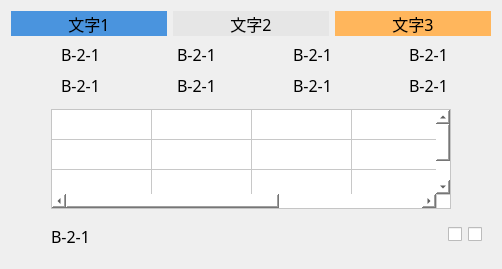
      <widget class="QWidget" name="verLayWidget23" native="true">
       <layout class="QVBoxLayout" name="verticalLayout_20">
        <item>
         <layout class="QHBoxLayout" name="horizontalLayout_160">
          <item>
           <widget class="QLabel" name="label_83">
            <property name="minimumSize">
             <size>
              <width>0</width>
              <height>25</height>
             </size>
            </property>
            <property name="maximumSize">
             <size>
              <width>16777215</width>
              <height>25</height>
             </size>
            </property>
            <property name="font">
             <font>
              <family>黑体</family>
              <pointsize>12</pointsize>
             </font>
            </property>
            <property name="autoFillBackground">
             <bool>false</bool>
            </property>
            <property name="styleSheet">
             <string notr="true">background-color: rgb(74, 148, 222);</string>
            </property>
            <property name="text">
             <string>文字1</string>
            </property>
            <property name="alignment">
             <set>Qt::AlignCenter</set>
            </property>
           </widget>
          </item>
          <item>
           <widget class="QLabel" name="label_84">
            <property name="minimumSize">
             <size>
              <width>0</width>
              <height>25</height>
             </size>
            </property>
            <property name="maximumSize">
             <size>
              <width>16777215</width>
              <height>25</height>
             </size>
            </property>
            <property name="font">
             <font>
              <family>黑体</family>
              <pointsize>12</pointsize>
             </font>
            </property>
            <property name="autoFillBackground">
             <bool>false</bool>
            </property>
            <property name="styleSheet">
             <string notr="true">background-color: rgb(230, 230, 230);</string>
            </property>
            <property name="text">
             <string>文字2</string>
            </property>
            <property name="alignment">
             <set>Qt::AlignCenter</set>
            </property>
           </widget>
          </item>
          <item>
           <widget class="QLabel" name="label_85">
            <property name="minimumSize">
             <size>
              <width>0</width>
              <height>25</height>
             </size>
            </property>
            <property name="maximumSize">
             <size>
              <width>16777215</width>
              <height>25</height>
             </size>
            </property>
            <property name="font">
             <font>
              <family>黑体</family>
              <pointsize>12</pointsize>
             </font>
            </property>
            <property name="autoFillBackground">
             <bool>false</bool>
            </property>
            <property name="styleSheet">
             <string notr="true">background-color: rgb(255, 182, 92);</string>
            </property>
            <property name="text">
             <string>文字3</string>
            </property>
            <property name="alignment">
             <set>Qt::AlignCenter</set>
            </property>
           </widget>
          </item>
         </layout>
        </item>
        <item>
         <layout class="QHBoxLayout" name="horizontalLayout_161">
          <item>
           <layout class="QHBoxLayout" name="horizontalLayout_162">
            <item>
             <widget class="QLabel" name="label_136">
              <property name="minimumSize">
               <size>
                <width>25</width>
                <height>25</height>
               </size>
              </property>
              <property name="maximumSize">
               <size>
                <width>25</width>
                <height>25</height>
               </size>
              </property>
              <property name="styleSheet">
               <string notr="true">border-image: url(:/img/false.png);</string>
              </property>
              <property name="text">
               <string/>
              </property>
             </widget>
            </item>
            <item>
             <widget class="QLabel" name="label1_110">
              <property name="minimumSize">
               <size>
                <width>60</width>
                <height>25</height>
               </size>
              </property>
              <property name="maximumSize">
               <size>
                <width>60</width>
                <height>25</height>
               </size>
              </property>
              <property name="font">
               <font>
                <family>黑体</family>
                <pointsize>12</pointsize>
               </font>
              </property>
              <property name="text">
               <string>B-2-1</string>
              </property>
             </widget>
            </item>
           </layout>
          </item>
          <item>
           <layout class="QHBoxLayout" name="horizontalLayout_163">
            <item>
             <widget class="QLabel" name="label_138">
              <property name="minimumSize">
               <size>
                <width>25</width>
                <height>25</height>
               </size>
              </property>
              <property name="maximumSize">
               <size>
                <width>25</width>
                <height>25</height>
               </size>
              </property>
              <property name="styleSheet">
               <string notr="true">border-image: url(:/img/false.png);</string>
              </property>
              <property name="text">
               <string/>
              </property>
             </widget>
            </item>
            <item>
             <widget class="QLabel" name="label1_111">
              <property name="minimumSize">
               <size>
                <width>60</width>
                <height>25</height>
               </size>
              </property>
              <property name="maximumSize">
               <size>
                <width>60</width>
                <height>25</height>
               </size>
              </property>
              <property name="font">
               <font>
                <family>黑体</family>
                <pointsize>12</pointsize>
               </font>
              </property>
              <property name="text">
               <string>B-2-1</string>
              </property>
             </widget>
            </item>
           </layout>
          </item>
          <item>
           <layout class="QHBoxLayout" name="horizontalLayout_164">
            <item>
             <widget class="QLabel" name="label_140">
              <property name="minimumSize">
               <size>
                <width>25</width>
                <height>25</height>
               </size>
              </property>
              <property name="maximumSize">
               <size>
                <width>25</width>
                <height>25</height>
               </size>
              </property>
              <property name="styleSheet">
               <string notr="true">border-image: url(:/img/false.png);</string>
              </property>
              <property name="text">
               <string/>
              </property>
             </widget>
            </item>
            <item>
             <widget class="QLabel" name="label1_112">
              <property name="minimumSize">
               <size>
                <width>60</width>
                <height>25</height>
               </size>
              </property>
              <property name="maximumSize">
               <size>
                <width>60</width>
                <height>25</height>
               </size>
              </property>
              <property name="font">
               <font>
                <family>黑体</family>
                <pointsize>12</pointsize>
               </font>
              </property>
              <property name="text">
               <string>B-2-1</string>
              </property>
             </widget>
            </item>
           </layout>
          </item>
          <item>
           <layout class="QHBoxLayout" name="horizontalLayout_165">
            <item>
             <widget class="QLabel" name="label_139">
              <property name="minimumSize">
               <size>
                <width>25</width>
                <height>25</height>
               </size>
              </property>
              <property name="maximumSize">
               <size>
                <width>25</width>
                <height>25</height>
               </size>
              </property>
              <property name="styleSheet">
               <string notr="true">border-image: url(:/img/false.png);</string>
              </property>
              <property name="text">
               <string/>
              </property>
             </widget>
            </item>
            <item>
             <widget class="QLabel" name="label1_113">
              <property name="minimumSize">
               <size>
                <width>60</width>
                <height>25</height>
               </size>
              </property>
              <property name="maximumSize">
               <size>
                <width>60</width>
                <height>25</height>
               </size>
              </property>
              <property name="font">
               <font>
                <family>黑体</family>
                <pointsize>12</pointsize>
               </font>
              </property>
              <property name="text">
               <string>B-2-1</string>
              </property>
             </widget>
            </item>
           </layout>
          </item>
         </layout>
        </item>
        <item>
         <layout class="QHBoxLayout" name="horizontalLayout_166">
          <item>
           <layout class="QHBoxLayout" name="horizontalLayout_167">
            <item>
             <widget class="QLabel" name="label_87">
              <property name="minimumSize">
               <size>
                <width>25</width>
                <height>25</height>
               </size>
              </property>
              <property name="maximumSize">
               <size>
                <width>25</width>
                <height>25</height>
               </size>
              </property>
              <property name="text">
               <string/>
              </property>
             </widget>
            </item>
            <item>
             <widget class="QLabel" name="label1_114">
              <property name="minimumSize">
               <size>
                <width>60</width>
                <height>25</height>
               </size>
              </property>
              <property name="maximumSize">
               <size>
                <width>60</width>
                <height>25</height>
               </size>
              </property>
              <property name="font">
               <font>
                <family>黑体</family>
                <pointsize>12</pointsize>
               </font>
              </property>
              <property name="text">
               <string>B-2-1</string>
              </property>
             </widget>
            </item>
           </layout>
          </item>
          <item>
           <layout class="QHBoxLayout" name="horizontalLayout_168">
            <item>
             <widget class="QLabel" name="label_137">
              <property name="minimumSize">
               <size>
                <width>25</width>
                <height>25</height>
               </size>
              </property>
              <property name="maximumSize">
               <size>
                <width>25</width>
                <height>25</height>
               </size>
              </property>
              <property name="styleSheet">
               <string notr="true">border-image: url(:/img/false.png);</string>
              </property>
              <property name="text">
               <string/>
              </property>
             </widget>
            </item>
            <item>
             <widget class="QLabel" name="label1_115">
              <property name="minimumSize">
               <size>
                <width>60</width>
                <height>25</height>
               </size>
              </property>
              <property name="maximumSize">
               <size>
                <width>60</width>
                <height>25</height>
               </size>
              </property>
              <property name="font">
               <font>
                <family>黑体</family>
                <pointsize>12</pointsize>
               </font>
              </property>
              <property name="text">
               <string>B-2-1</string>
              </property>
             </widget>
            </item>
           </layout>
          </item>
          <item>
           <layout class="QHBoxLayout" name="horizontalLayout_169">
            <item>
             <widget class="QLabel" name="label_141">
              <property name="minimumSize">
               <size>
                <width>25</width>
                <height>25</height>
               </size>
              </property>
              <property name="maximumSize">
               <size>
                <width>25</width>
                <height>25</height>
               </size>
              </property>
              <property name="styleSheet">
               <string notr="true">border-image: url(:/img/false.png);</string>
              </property>
              <property name="text">
               <string/>
              </property>
             </widget>
            </item>
            <item>
             <widget class="QLabel" name="label1_116">
              <property name="minimumSize">
               <size>
                <width>60</width>
                <height>25</height>
               </size>
              </property>
              <property name="maximumSize">
               <size>
                <width>60</width>
                <height>25</height>
               </size>
              </property>
              <property name="font">
               <font>
                <family>黑体</family>
                <pointsize>12</pointsize>
               </font>
              </property>
              <property name="text">
               <string>B-2-1</string>
              </property>
             </widget>
            </item>
           </layout>
          </item>
          <item>
           <layout class="QHBoxLayout" name="horizontalLayout_170">
            <item>
             <widget class="QLabel" name="label_82">
              <property name="minimumSize">
               <size>
                <width>25</width>
                <height>25</height>
               </size>
              </property>
              <property name="maximumSize">
               <size>
                <width>25</width>
                <height>25</height>
               </size>
              </property>
              <property name="styleSheet">
               <string notr="true">border-image: url(:/img/false.png);</string>
              </property>
              <property name="text">
               <string/>
              </property>
             </widget>
            </item>
            <item>
             <widget class="QLabel" name="label1_117">
              <property name="minimumSize">
               <size>
                <width>60</width>
                <height>25</height>
               </size>
              </property>
              <property name="maximumSize">
               <size>
                <width>60</width>
                <height>25</height>
               </size>
              </property>
              <property name="font">
               <font>
                <family>黑体</family>
                <pointsize>12</pointsize>
               </font>
              </property>
              <property name="text">
               <string>B-2-1</string>
              </property>
             </widget>
            </item>
           </layout>
          </item>
         </layout>
        </item>
        <item>
         <layout class="QHBoxLayout" name="horizontalLayout_171">
          <item>
           <spacer name="horizontalSpacer_38">
            <property name="orientation">
             <enum>Qt::Horizontal</enum>
            </property>
            <property name="sizeHint" stdset="0">
             <size>
              <width>40</width>
              <height>20</height>
             </size>
            </property>
           </spacer>
          </item>
          <item>
           <widget class="QTableWidget" name="tableWidget23">
            <property name="minimumSize">
             <size>
              <width>400</width>
              <height>100</height>
             </size>
            </property>
            <property name="maximumSize">
             <size>
              <width>400</width>
              <height>90</height>
             </size>
            </property>
            <property name="font">
             <font>
              <family>黑体</family>
              <pointsize>11</pointsize>
             </font>
            </property>
            <property name="autoFillBackground">
             <bool>false</bool>
            </property>
            <property name="styleSheet">
             <string notr="true">gridline-color: rgb(200, 200, 200);
background-color: rgb(255, 255, 255);
</string>
            </property>
            <property name="dragDropOverwriteMode">
             <bool>true</bool>
            </property>
            <property name="selectionMode">
             <enum>QAbstractItemView::NoSelection</enum>
            </property>
            <property name="showGrid">
             <bool>true</bool>
            </property>
            <property name="gridStyle">
             <enum>Qt::SolidLine</enum>
            </property>
            <property name="sortingEnabled">
             <bool>false</bool>
            </property>
            <property name="wordWrap">
             <bool>true</bool>
            </property>
            <property name="cornerButtonEnabled">
             <bool>true</bool>
            </property>
            <property name="rowCount">
             <number>3</number>
            </property>
            <property name="columnCount">
             <number>5</number>
            </property>
            <attribute name="horizontalHeaderVisible">
             <bool>false</bool>
            </attribute>
            <attribute name="horizontalHeaderCascadingSectionResizes">
             <bool>false</bool>
            </attribute>
            <attribute name="horizontalHeaderHighlightSections">
             <bool>true</bool>
            </attribute>
            <attribute name="horizontalHeaderShowSortIndicator" stdset="0">
             <bool>false</bool>
            </attribute>
            <attribute name="horizontalHeaderStretchLastSection">
             <bool>true</bool>
            </attribute>
            <attribute name="verticalHeaderVisible">
             <bool>false</bool>
            </attribute>
            <attribute name="verticalHeaderCascadingSectionResizes">
             <bool>false</bool>
            </attribute>
            <attribute name="verticalHeaderHighlightSections">
             <bool>true</bool>
            </attribute>
            <attribute name="verticalHeaderShowSortIndicator" stdset="0">
             <bool>false</bool>
            </attribute>
            <attribute name="verticalHeaderStretchLastSection">
             <bool>true</bool>
            </attribute>
            <row>
             <property name="text">
              <string>新建行</string>
             </property>
             <property name="font">
              <font>
               <family>Agency FB</family>
               <pointsize>11</pointsize>
              </font>
             </property>
            </row>
            <row>
             <property name="text">
              <string>新建行</string>
             </property>
             <property name="font">
              <font>
               <family>Agency FB</family>
               <pointsize>11</pointsize>
              </font>
             </property>
            </row>
            <row/>
            <column>
             <property name="text">
              <string>新建列</string>
             </property>
             <property name="font">
              <font>
               <pointsize>11</pointsize>
              </font>
             </property>
             <property name="foreground">
              <brush brushstyle="SolidPattern">
               <color alpha="255">
                <red>0</red>
                <green>0</green>
                <blue>0</blue>
               </color>
              </brush>
             </property>
            </column>
            <column>
             <property name="text">
              <string>新建列</string>
             </property>
             <property name="font">
              <font>
               <pointsize>11</pointsize>
              </font>
             </property>
            </column>
            <column>
             <property name="text">
              <string>新建列</string>
             </property>
             <property name="font">
              <font>
               <family>Agency FB</family>
               <pointsize>11</pointsize>
              </font>
             </property>
            </column>
            <column>
             <property name="text">
              <string>新建列</string>
             </property>
             <property name="font">
              <font>
               <family>Agency FB</family>
               <pointsize>11</pointsize>
              </font>
             </property>
            </column>
            <column/>
            <item row="0" column="0">
             <property name="text">
              <string/>
             </property>
             <property name="font">
              <font>
               <pointsize>11</pointsize>
              </font>
             </property>
            </item>
           </widget>
          </item>
          <item>
           <spacer name="horizontalSpacer_39">
            <property name="orientation">
             <enum>Qt::Horizontal</enum>
            </property>
            <property name="sizeHint" stdset="0">
             <size>
              <width>40</width>
              <height>20</height>
             </size>
            </property>
           </spacer>
          </item>
         </layout>
        </item>
        <item>
         <widget class="QWidget" name="" native="true">
          <layout class="QHBoxLayout" name="horizontalLayout_172">
           <item>
            <widget class="QLabel" name="label_125">
             <property name="minimumSize">
              <size>
               <width>25</width>
               <height>25</height>
              </size>
             </property>
             <property name="maximumSize">
              <size>
               <width>25</width>
               <height>25</height>
              </size>
             </property>
             <property name="styleSheet">
              <string notr="true">border-image: url(:/img/false.png);</string>
             </property>
             <property name="text">
              <string/>
             </property>
            </widget>
           </item>
           <item>
            <widget class="QLabel" name="label1_118">
             <property name="minimumSize">
              <size>
               <width>60</width>
               <height>30</height>
              </size>
             </property>
             <property name="maximumSize">
              <size>
               <width>60</width>
               <height>25</height>
              </size>
             </property>
             <property name="font">
              <font>
               <family>黑体</family>
               <pointsize>12</pointsize>
              </font>
             </property>
             <property name="text">
              <string>B-2-1</string>
             </property>
            </widget>
           </item>
           <item>
            <spacer name="horizontalSpacer_40">
             <property name="orientation">
              <enum>Qt::Horizontal</enum>
             </property>
             <property name="sizeHint" stdset="0">
              <size>
               <width>40</width>
               <height>20</height>
              </size>
             </property>
            </spacer>
           </item>
           <item>
            <widget class="QCheckBox" name="checkBox_25">
             <property name="maximumSize">
              <size>
               <width>16777215</width>
               <height>30</height>
              </size>
             </property>
             <property name="styleSheet">
              <string notr="true">QCheckBox::indicator:unchecked {
width:80px;height:25px; image:url(:/img/Off.png);
}
QCheckBox::indicator:checked {
width:80px;height:25px; image:url(:/img/On.png);
}</string>
             </property>
             <property name="text">
              <string/>
             </property>
            </widget>
           </item>
           <item>
            <widget class="QCheckBox" name="checkBox_26">
             <property name="maximumSize">
              <size>
               <width>16777215</width>
               <height>30</height>
              </size>
             </property>
             <property name="styleSheet">
              <string notr="true">QCheckBox::indicator:unchecked {
width:80px;height:25px; image:url(:/img/Off.png);
}
QCheckBox::indicator:checked {
width:80px;height:25px; image:url(:/img/On.png);
}</string>
             </property>
             <property name="text">
              <string/>
             </property>
            </widget>
           </item>
          </layout>
         </widget>
        </item>
       </layout>
      </widget>
